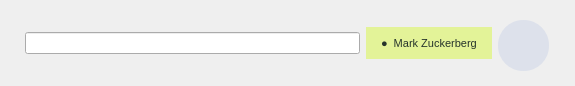
                      <widget class="QFrame" name="topbar">
                        <layout class="QHBoxLayout" name="qhboxlayout4" stretch="0,0,0,0">
                          <property name="leftMargin">
                            <number>25</number>
                          </property>
                          <property name="topMargin">
                            <number>20</number>
                          </property>
                          <property name="rightMargin">
                            <number>26</number>
                          </property>
                          <property name="bottomMargin">
                            <number>20</number>
                          </property>
                          <property name="spacing">
                            <number>6</number>
                          </property>
                          <item>
                            <spacer name="spacer11">
                              <property name="orientation">
                                <enum>Qt::Horizontal</enum>
                              </property>
                              <property name="sizeType">
                                <enum>QSizePolicy::Expanding</enum>
                              </property>
                              <property name="sizeHint">
                                <size>
                                  <width>0</width>
                                  <height>0</height>
                                </size>
                              </property>
                            </spacer>
                          </item>
                          <item>
                            <widget class="QLineEdit" name="globalSearchEdit">
                              <property name="minimumSize">
                                <size>
                                  <width>335</width>
                                  <height>22</height>
                                </size>
                              </property>
                              <property name="maximumSize">
                                <size>
                                  <width>335</width>
                                  <height>16777215</height>
                                </size>
                              </property>
                              <property name="text">
                                <string />
                              </property>
                              <property name="placeholderText">
                                <string />
                              </property>
                            </widget>
                          </item>
                          <item>
                            <widget class="QLabel" name="accountLabel">
                              <property name="styleSheet">
                                <string>background:#E3F398;color:#26342B;padding:7px 12px;font-size:11px;</string>
                              </property>
                              <property name="minimumSize">
                                <size>
                                  <width>0</width>
                                  <height>32</height>
                                </size>
                              </property>
                              <property name="maximumSize">
                                <size>
                                  <width>16777215</width>
                                  <height>32</height>
                                </size>
                              </property>
                              <property name="text">
                                <string>●  Mark Zuckerberg</string>
                              </property>
                              <property name="wordWrap">
                                <bool>false</bool>
                              </property>
                            </widget>
                          </item>
                          <item>
                            <widget class="QLabel" name="qlabel8">
                              <property name="styleSheet">
                                <string>background:#DDE1EB;border-radius:25px;</string>
                              </property>
                              <property name="minimumSize">
                                <size>
                                  <width>51</width>
                                  <height>51</height>
                                </size>
                              </property>
                              <property name="maximumSize">
                                <size>
                                  <width>51</width>
                                  <height>51</height>
                                </size>
                              </property>
                              <property name="text">
                                <string />
                              </property>
                              <property name="wordWrap">
                                <bool>false</bool>
                              </property>
                              <property name="pixmap">
                                <pixmap>assets/qlabel8.png</pixmap>
                              </property>
                              <property name="alignment">
                                <set>Qt::AlignCenter</set>
                              </property>
                            </widget>
                          </item>
                        </layout>
                        <property name="minimumSize">
                          <size>
                            <width>0</width>
                            <height>86</height>
                          </size>
                        </property>
                        <property name="maximumSize">
                          <size>
                            <width>16777215</width>
                            <height>86</height>
                          </size>
                        </property>
                      </widget>
